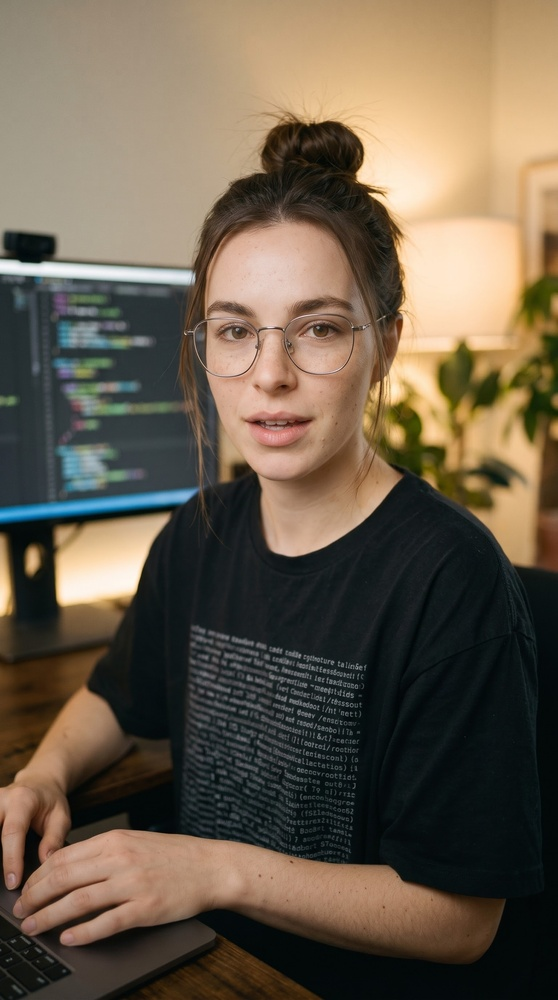
#> input picture 1795788674324.jpg, 558 x 1000 px, shrunk from 1536 x 2752 before the run, found by its file name
$ python process_images.py
#> lines starting #> are read from the running program, lines starting #| are printed output that depends on the picture
import os
from PIL import Image

def split_image(input_path, output_dir):
#> called with input_path = '1795788674324.jpg', output_dir = 'assets/looks/girl_1'
    img = Image.open(input_path)
#> img is the input picture: PIL image 558x1000 RGB; mean R, G, B 105.9, 93, 75.9
    width, height = img.size
#> width = 558; height = 1000
    part_width = width // 3
#> part_width = 186
    for i in range(3):
        part = img.crop((i * part_width, 0, (i + 1) * part_width, height))
        part.save(os.path.join(output_dir, f'look_{i+2}.jpg'))
#> this loop made 3 passes
#> pass 1, in split_image, `part = img.crop((i * part_width, 0, (i + 1) * part_width, height))`:
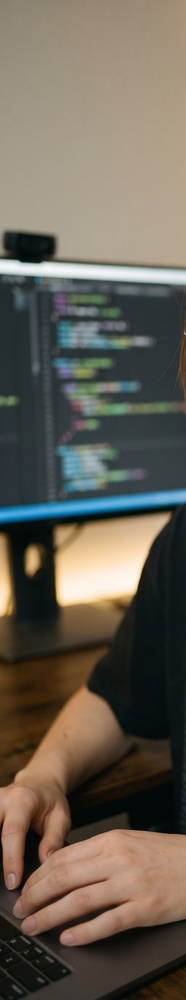
#> part: PIL image 186x1000 RGB; mean R, G, B 103.9, 96.4, 84.6
#> pass 2, in split_image, `part = img.crop((i * part_width, 0, (i + 1) * part_width, height))`:
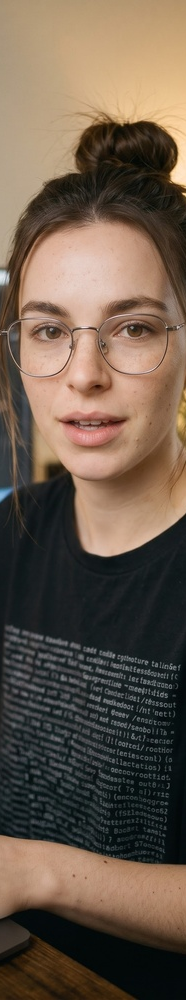
#> part: PIL image 186x1000 RGB; mean R, G, B 106.3, 90.1, 75.3
#> pass 3, in split_image, `part = img.crop((i * part_width, 0, (i + 1) * part_width, height))`:
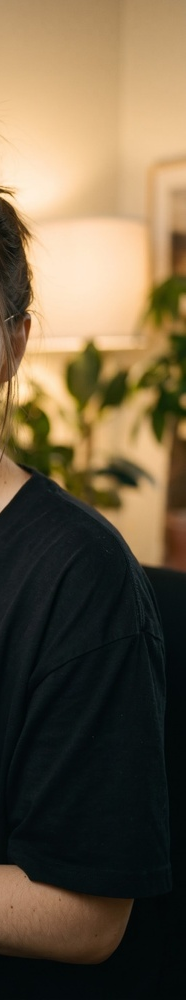
#> part: PIL image 186x1000 RGB; mean R, G, B 107.6, 92.4, 67.8

if __name__ == "__main__":
    os.makedirs('assets/looks/girl_1', exist_ok=True)
    split_image('1795788674324.jpg', 'assets/looks/girl_1')
